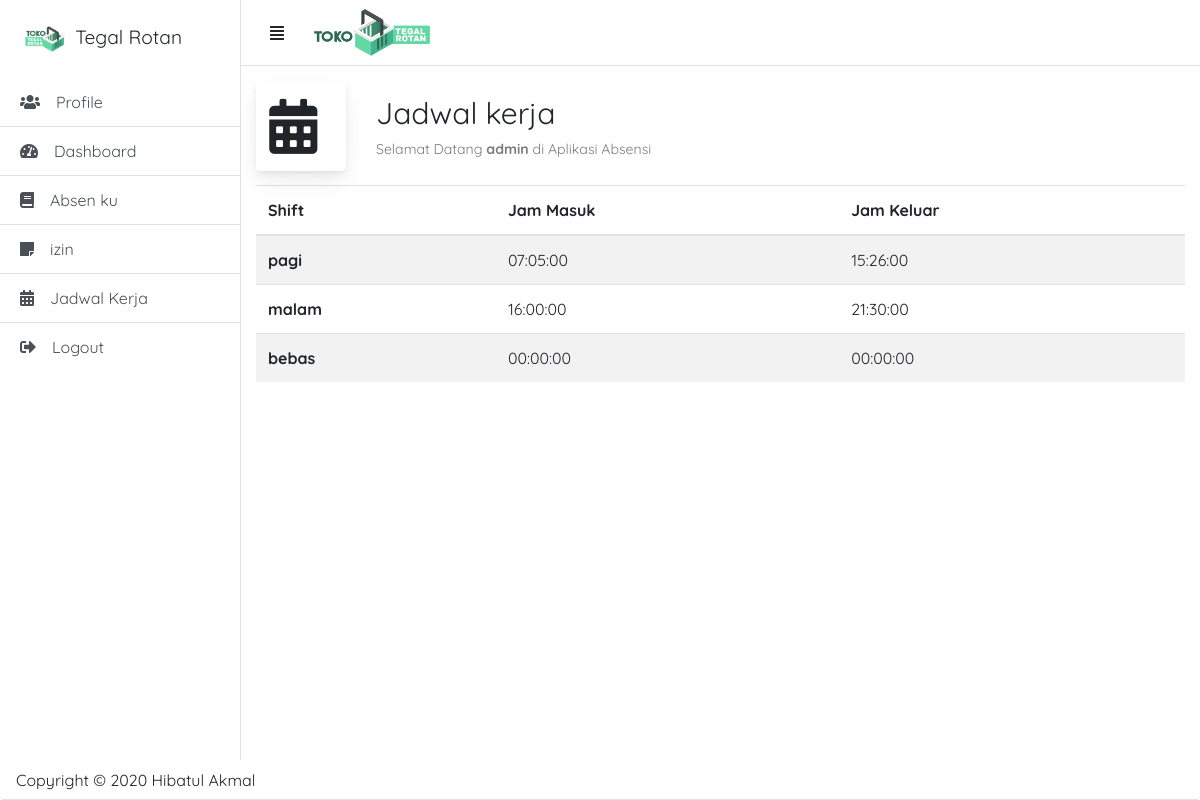
The page /jadwal.php (signed in) on the database its author committed.
### tables this page shows
CREATE TABLE `jadwal` (
  `id` int(10) NOT NULL,
  `shift` enum('pagi','malam','bebas') NOT NULL,
  `jam_masuk` time NOT NULL,
  `jam_keluar` time NOT NULL
);

### jadwal.php (the view, shortened to what this page needs)
<?php
require_once("template/header.php");
?>
<div id="page-content-wrapper">
    <nav class="navbar navbar-expand-lg navbar-light border-bottom">
        <button class="btn a" id="menu-toggle">
            <i class="fas fa-align-justify"></i>
        </button>
        <img src="admin/pages/gambar/persegi panjang.png" width="140">
    </nav>
    <div class="container-fluid">
        <div class="page-title-wrapper">
            <div class="page-title-heading">
                <div class="page-title-icon">
                    <i class="fas fa-calendar-alt mr-3">
                    </i>
                </div>
                <p>
                    Jadwal kerja <div class="page-title-subheading">Selamat Datang <b><?php echo $nama; ?></b> di Aplikasi Absensi
                </p>
            </div>
        </div>
        <div class="conten">
            <table class="table table-striped">
                <thead>
                    <tr>
                        <th>Shift</th>
                        <th>Jam Masuk</th>
                        <th>Jam Keluar</th>
                    </tr>
                </thead>
                <tbody>
                    <?php
                    $sql = "SELECT * FROM jadwal";
                    $result = $koneksi->query($sql);
                    if ($result->num_rows > 0) {
                        while ($row = $result->fetch_assoc()) {
                            $Shift = $row['shift'];
                            $jam_masuk = $row['jam_masuk'];
                            $jam_keluar = $row['jam_keluar'];
                    ?>
                            <tr>
                                <th><?= $Shift ?></th>
                                <td><?= $jam_masuk ?></td>
                                <td><?= $jam_keluar ?></td>
                            </tr>
                    <?php
                        }
                    } else {
                        echo '<option value="">Jadwal not found</option>';
                    }
                    ?>
                </tbody>
            </table>
        </div>
    </div>
</div>
</div>
<?php
require_once("template/bawah.php");
?>

### admin/css/style_admin.css (style rules this page uses)
body { font-family: "Quicksand", sans-serif; }
.page-title-icon { font-size: 55px; display: flex; align-items: center; align-content: center; text-align: center; padding: 0.83333rem; margin: 15px 30px 0 0; background: #fff; box-shadow: 0 0.46875rem 2.1875rem rgba(4, 9, 20, 0.03), 0 0.9375rem 1.40625rem rgba(4, 9, 20, 0.03), 0 0.25rem 0.53125rem rgba(4, 9, 20, 0.05), 0 0.125rem 0.1875rem rgba(4, 9, 20, 0.03); border-radius: 0.25rem; width: 90px; height: 90px; float: left; }
.page-title-subheading { padding: 3px 0 0; font-size: 0.88rem; opacity: 0.6; }
.page-title-heading p { font-size: 30px; margin: 0px; padding-top: 25px; }
#page-content-wrapper { min-width: 100vw; }
@media (min-width: 768px) { #page-content-wrapper { min-width: 0; width: 100%; } }

### template/header.php (style rules this page uses)
.btn { float: left; margin-right: 5px; margin-bottom: 0px; }

### rows shown on the page
jadwal: shift "pagi", jam_masuk "07:05:00", jam_keluar "15:26:00"
jadwal: shift "malam", jam_masuk "16:00:00", jam_keluar "21:30:00"
jadwal: shift "bebas", jam_masuk "00:00:00", jam_keluar "00:00:00"

### other values the page prints
$nama "admin"
